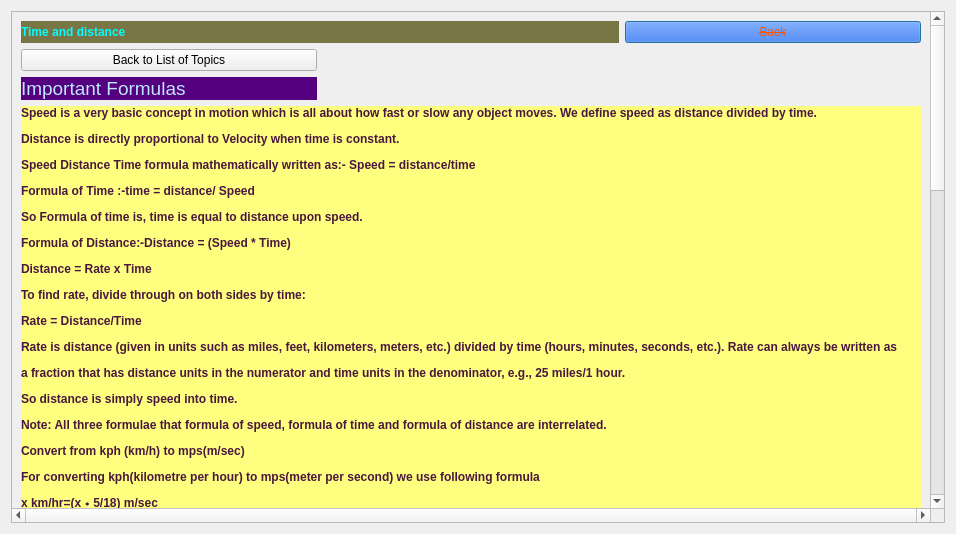
<?xml version="1.0" encoding="UTF-8"?>
<ui version="4.0">
 <class>timeanddistance</class>
 <widget class="QDialog" name="timeanddistance">
  <property name="geometry">
   <rect>
    <x>0</x>
    <y>0</y>
    <width>956</width>
    <height>534</height>
   </rect>
  </property>
  <property name="windowTitle">
   <string>Dialog</string>
  </property>
  <layout class="QGridLayout" name="gridLayout">
   <item row="0" column="0">
    <widget class="QScrollArea" name="scrollArea">
     <property name="verticalScrollBarPolicy">
      <enum>Qt::ScrollBarAlwaysOn</enum>
     </property>
     <property name="horizontalScrollBarPolicy">
      <enum>Qt::ScrollBarAlwaysOn</enum>
     </property>
     <property name="widgetResizable">
      <bool>true</bool>
     </property>
     <widget class="QWidget" name="scrollAreaWidgetContents">
      <property name="geometry">
       <rect>
        <x>0</x>
        <y>0</y>
        <width>1501</width>
        <height>1882</height>
       </rect>
      </property>
      <layout class="QGridLayout" name="gridLayout_2">
       <item row="4" column="0">
        <widget class="QLabel" name="label_5">
         <property name="styleSheet">
          <string notr="true">background-color: rgb(0, 170, 0);
font: 75 14pt &quot;MV Boli&quot;;</string>
         </property>
         <property name="text">
          <string>&lt;html&gt;&lt;head/&gt;&lt;body&gt;&lt;p&gt;&lt;span style=&quot; color:#ffff7f;&quot;&gt;Solved Questions&lt;/span&gt;&lt;/p&gt;&lt;/body&gt;&lt;/html&gt;</string>
         </property>
        </widget>
       </item>
       <item row="0" column="2">
        <widget class="QPushButton" name="pushButton">
         <property name="styleSheet">
          <string notr="true">color: rgb(255, 85, 0);
border-color: rgb(255, 0, 0);
background-color: rgb(170, 170, 0);
background-color: rgb(0, 85, 255);
text-decoration: line-through;
font: 75 11pt &quot;MV Boli&quot;;</string>
         </property>
         <property name="text">
          <string>Back</string>
         </property>
        </widget>
       </item>
       <item row="5" column="0" colspan="3">
        <widget class="QLabel" name="label_4">
         <property name="styleSheet">
          <string notr="true">font: 75 14pt &quot;MS Shell Dlg 2&quot;;
background-color: rgb(255, 199, 57);
</string>
         </property>
         <property name="text">
          <string>&lt;html&gt;&lt;head/&gt;&lt;body&gt;&lt;p&gt;&lt;span style=&quot; font-weight:600; color:#550000;&quot;&gt;Question&lt;/span&gt;&lt;/p&gt;&lt;p&gt;&lt;span style=&quot; font-weight:600; color:#550000;&quot;&gt;The distance between two cities A and B is 330 Km. A train starts from A at 8 a.m. and travel towards B at 60 km/hr. &lt;/span&gt;&lt;/p&gt;&lt;p&gt;&lt;span style=&quot; font-weight:600; color:#550000;&quot;&gt;Another train starts from B at 9 a.m and travels towards A at 75 Km/hr. At what time do they meet? ( IBPS PO 2012)&lt;/span&gt;&lt;/p&gt;&lt;p&gt;&lt;span style=&quot; font-weight:600; color:#550000;&quot;&gt;Solution - A started at 8 a.m. and he covered 60 km by the time B started its journey.&lt;/span&gt;&lt;/p&gt;&lt;p&gt;&lt;span style=&quot; font-weight:600; color:#550000;&quot;&gt;Remaining distance = 330-60 = 270 km&lt;/span&gt;&lt;/p&gt;&lt;p&gt;&lt;span style=&quot; font-weight:600; color:#550000;&quot;&gt;Relative speed = 60 + 75 = 135 km/h ( We added both speed as they were running in same direction.&lt;/span&gt;&lt;/p&gt;&lt;p&gt;&lt;span style=&quot; font-weight:600; color:#550000;&quot;&gt;Now they will meet after 270/135 = 2 hours now they will meet at 9 a.m. + 2 hours = 11 a.m. &lt;/span&gt;&lt;/p&gt;&lt;p&gt;&lt;span style=&quot; font-weight:600; color:#550000;&quot;&gt;Question &lt;/span&gt;&lt;/p&gt;&lt;p&gt;&lt;span style=&quot; font-weight:600; color:#550000;&quot;&gt;A and B walk a circulate track. They start at 8 a.m. from the same point in the opposite directions. &lt;/span&gt;&lt;/p&gt;&lt;p&gt;&lt;span style=&quot; font-weight:600; color:#550000;&quot;&gt;A and B walk at a speed of 2 rounds per hour and 3 rounds per hour respectively. How many times shall they cross each other before 9.46 a.m?&lt;/span&gt;&lt;/p&gt;&lt;p&gt;&lt;span style=&quot; font-weight:600; color:#550000;&quot;&gt;Solution - A and B shall meet 5 times in an hour. So they meet after every 12 minutes.&lt;/span&gt;&lt;/p&gt;&lt;p&gt;&lt;span style=&quot; font-weight:600; color:#550000;&quot;&gt;For 6th time they meet at = 9:12 a.m.&lt;/span&gt;&lt;/p&gt;&lt;p&gt;&lt;span style=&quot; font-weight:600; color:#550000;&quot;&gt;For 7th time they meet at = 9:24 a.m.&lt;/span&gt;&lt;/p&gt;&lt;p&gt;&lt;span style=&quot; font-weight:600; color:#550000;&quot;&gt;For 8th time they meet at = 9:36 a.m.&lt;/span&gt;&lt;/p&gt;&lt;p&gt;&lt;span style=&quot; font-weight:600; color:#550000;&quot;&gt;For 9th time they meet at = 9:48 a.m.&lt;/span&gt;&lt;/p&gt;&lt;p&gt;&lt;span style=&quot; font-weight:600; color:#550000;&quot;&gt;It's clear from above that by 9:46. they will meet for 8 times.&lt;/span&gt;&lt;/p&gt;&lt;/body&gt;&lt;/html&gt;</string>
         </property>
        </widget>
       </item>
       <item row="0" column="0" colspan="2">
        <widget class="QLabel" name="label">
         <property name="styleSheet">
          <string notr="true">font: 75 14pt &quot;Myanmar Text&quot;;
background-color: rgb(120, 118, 68);</string>
         </property>
         <property name="text">
          <string>&lt;html&gt;&lt;head/&gt;&lt;body&gt;&lt;p&gt;&lt;span style=&quot; font-weight:600; color:#00ffff;&quot;&gt;Time and distance&lt;/span&gt;&lt;/p&gt;&lt;/body&gt;&lt;/html&gt;</string>
         </property>
        </widget>
       </item>
       <item row="2" column="0">
        <widget class="QLabel" name="label_2">
         <property name="styleSheet">
          <string notr="true">background-color: rgb(85, 0, 127);
font: 75 8pt &quot;MS Shell Dlg 2&quot;;
font: 75 8pt &quot;MV Boli&quot;;
font: 8pt &quot;Pristina&quot;;
font: 75 10pt &quot;Palatino Linotype&quot;;</string>
         </property>
         <property name="text">
          <string>&lt;html&gt;&lt;head/&gt;&lt;body&gt;&lt;p&gt;&lt;span style=&quot; font-size:14pt; color:#bde6ff;&quot;&gt;Important Formulas&lt;/span&gt;&lt;/p&gt;&lt;/body&gt;&lt;/html&gt;</string>
         </property>
        </widget>
       </item>
       <item row="3" column="0" colspan="3">
        <widget class="QLabel" name="label_3">
         <property name="styleSheet">
          <string notr="true">font: 75 14pt &quot;MS Shell Dlg 2&quot;;
background-color: rgb(255, 255, 127);</string>
         </property>
         <property name="text">
          <string>&lt;html&gt;&lt;head/&gt;&lt;body&gt;&lt;p&gt;&lt;span style=&quot; font-weight:600; color:#4a183e;&quot;&gt;Speed is a very basic concept in motion which is all about how fast or slow any object moves. We define speed as distance divided by time.&lt;/span&gt;&lt;/p&gt;&lt;p&gt;&lt;span style=&quot; font-weight:600; color:#4a183e;&quot;&gt;Distance is directly proportional to Velocity when time is constant.&lt;/span&gt;&lt;/p&gt;&lt;p&gt;&lt;span style=&quot; font-weight:600; color:#4a183e;&quot;&gt;Speed Distance Time formula mathematically written as:- Speed = distance/time&lt;/span&gt;&lt;/p&gt;&lt;p&gt;&lt;span style=&quot; font-weight:600; color:#4a183e;&quot;&gt;Formula of Time :-time = distance/ Speed&lt;/span&gt;&lt;/p&gt;&lt;p&gt;&lt;span style=&quot; font-weight:600; color:#4a183e;&quot;&gt;So Formula of time is, time is equal to distance upon speed.&lt;/span&gt;&lt;/p&gt;&lt;p&gt;&lt;span style=&quot; font-weight:600; color:#4a183e;&quot;&gt;Formula of Distance:-Distance = (Speed * Time)&lt;/span&gt;&lt;/p&gt;&lt;p&gt;&lt;span style=&quot; font-weight:600; color:#4a183e;&quot;&gt;Distance = Rate x Time&lt;/span&gt;&lt;/p&gt;&lt;p&gt;&lt;span style=&quot; font-weight:600; color:#4a183e;&quot;&gt;To find rate, divide through on both sides by time:&lt;/span&gt;&lt;/p&gt;&lt;p&gt;&lt;span style=&quot; font-weight:600; color:#4a183e;&quot;&gt;Rate = Distance/Time&lt;/span&gt;&lt;/p&gt;&lt;p&gt;&lt;span style=&quot; font-weight:600; color:#4a183e;&quot;&gt;Rate is distance (given in units such as miles, feet, kilometers, meters, etc.) divided by time (hours, minutes, seconds, etc.). Rate can always be written as&lt;/span&gt;&lt;/p&gt;&lt;p&gt;&lt;span style=&quot; font-weight:600; color:#4a183e;&quot;&gt;a fraction that has distance units in the numerator and time units in the denominator, e.g., 25 miles/1 hour.&lt;/span&gt;&lt;/p&gt;&lt;p&gt;&lt;span style=&quot; font-weight:600; color:#4a183e;&quot;&gt;So distance is simply speed into time.&lt;/span&gt;&lt;/p&gt;&lt;p&gt;&lt;span style=&quot; font-weight:600; color:#4a183e;&quot;&gt;Note: All three formulae that formula of speed, formula of time and formula of distance are interrelated.&lt;/span&gt;&lt;/p&gt;&lt;p&gt;&lt;span style=&quot; font-weight:600; color:#4a183e;&quot;&gt;Convert from kph (km/h) to mps(m/sec)&lt;/span&gt;&lt;/p&gt;&lt;p&gt;&lt;span style=&quot; font-weight:600; color:#4a183e;&quot;&gt;For converting kph(kilometre per hour) to mps(meter per second) we use following formula&lt;/span&gt;&lt;/p&gt;&lt;p&gt;&lt;span style=&quot; font-weight:600; color:#4a183e;&quot;&gt;x km/hr=(x∗5/18) m/sec&lt;/span&gt;&lt;/p&gt;&lt;p&gt;&lt;span style=&quot; font-weight:600; color:#4a183e;&quot;&gt;Convert from mps(m/sec) to kph(km/h)&lt;/span&gt;&lt;/p&gt;&lt;p&gt;&lt;span style=&quot; font-weight:600; color:#4a183e;&quot;&gt;For converting mps(meter per second) to kph(kilometre per hour) we use following formula&lt;/span&gt;&lt;/p&gt;&lt;p&gt;&lt;span style=&quot; font-weight:600; color:#4a183e;&quot;&gt;x m/sec= X *(18/5) km/h&lt;/span&gt;&lt;/p&gt;&lt;p&gt;&lt;span style=&quot; font-weight:600; color:#4a183e;&quot;&gt;If the ratio of the speeds of A and B is a : b, then the ratio of the times taken by then to cover the same distance is :1/a : 1/b or b : a &lt;/span&gt;&lt;/p&gt;&lt;p&gt;&lt;span style=&quot; font-weight:600; color:#4a183e;&quot;&gt;Suppose a man covers a certain distance at x km/hr and an equal distance at y km/hr. Then,&lt;/span&gt;&lt;/p&gt;&lt;p&gt;&lt;span style=&quot; font-weight:600; color:#4a183e;&quot;&gt;the average speed during the whole journey is :- 2xy/(x + y) &lt;/span&gt;&lt;/p&gt;&lt;p&gt;&lt;span style=&quot; font-weight:600; color:#4a183e;&quot;&gt;Relation between time, distance and speed: Speed is distance covered by a moving object in unit time: Speed= Distance covered/ Time Taken&lt;/span&gt;&lt;/p&gt;&lt;p&gt;&lt;span style=&quot; font-weight:600; color:#4a183e;&quot;&gt;Rule : 1: Ratio of the varying components when other is constant: Consider 2 objects A and B having speed Sa, Sb.&lt;/span&gt;&lt;/p&gt;&lt;p&gt;&lt;span style=&quot; font-weight:600; color:#4a183e;&quot;&gt;Let the distance travelled by them are Da and Db respectively and time taken to cover these distances be Ta and Tb respectively.&lt;/span&gt;&lt;/p&gt;&lt;p&gt;&lt;span style=&quot; font-weight:600; color:#4a183e;&quot;&gt;Let's see the relation between time, distance and speed when one of them is kept constant&lt;/span&gt;&lt;/p&gt;&lt;p&gt;&lt;span style=&quot; font-weight:600; color:#4a183e;&quot;&gt;When speed is constant distance covered by the object is directly proportional to the time taken.&lt;/span&gt;&lt;/p&gt;&lt;p&gt;&lt;span style=&quot; font-weight:600; color:#4a183e;&quot;&gt;ie; If Sa=Sb then Da/Db = Ta/Tb&lt;/span&gt;&lt;/p&gt;&lt;p&gt;&lt;span style=&quot; font-weight:600; color:#4a183e;&quot;&gt;When time is constant speed is directly proportional to the distance travelled. ie; If Ta=Tb then Sa/Sb=Da/Db&lt;/span&gt;&lt;/p&gt;&lt;p&gt;&lt;span style=&quot; font-weight:600; color:#4a183e;&quot;&gt;When distance is constant speed is inversely proportional to the time taken ie if speed increases then time taken to cover the distance decreases. ie; &lt;/span&gt;&lt;/p&gt;&lt;p&gt;&lt;span style=&quot; font-weight:600; color:#4a183e;&quot;&gt;If Da=Db then Sa/Sb= Tb/Ta&lt;/span&gt;&lt;/p&gt;&lt;p&gt;&lt;span style=&quot; font-weight:600; color:#4a183e;&quot;&gt;Rule 2: We know that when distance travelled is constant, speed of the object is inversely proportional to time taken&lt;/span&gt;&lt;/p&gt;&lt;p&gt;&lt;span style=&quot; font-weight:600; color:#4a183e;&quot;&gt;If the speeds given are in Harmonic progression or HP then the corresponding time taken will be in Arithmetic progression or AP&lt;/span&gt;&lt;/p&gt;&lt;p&gt;&lt;span style=&quot; font-weight:600; color:#4a183e;&quot;&gt;If the speeds given are in AP then the corresponding time taken is in HP&lt;/span&gt;&lt;/p&gt;&lt;/body&gt;&lt;/html&gt;</string>
         </property>
        </widget>
       </item>
       <item row="1" column="0">
        <widget class="QPushButton" name="pushButton_2">
         <property name="text">
          <string>Back to List of Topics</string>
         </property>
        </widget>
       </item>
      </layout>
     </widget>
    </widget>
   </item>
  </layout>
 </widget>
 <resources/>
 <connections/>
</ui>
